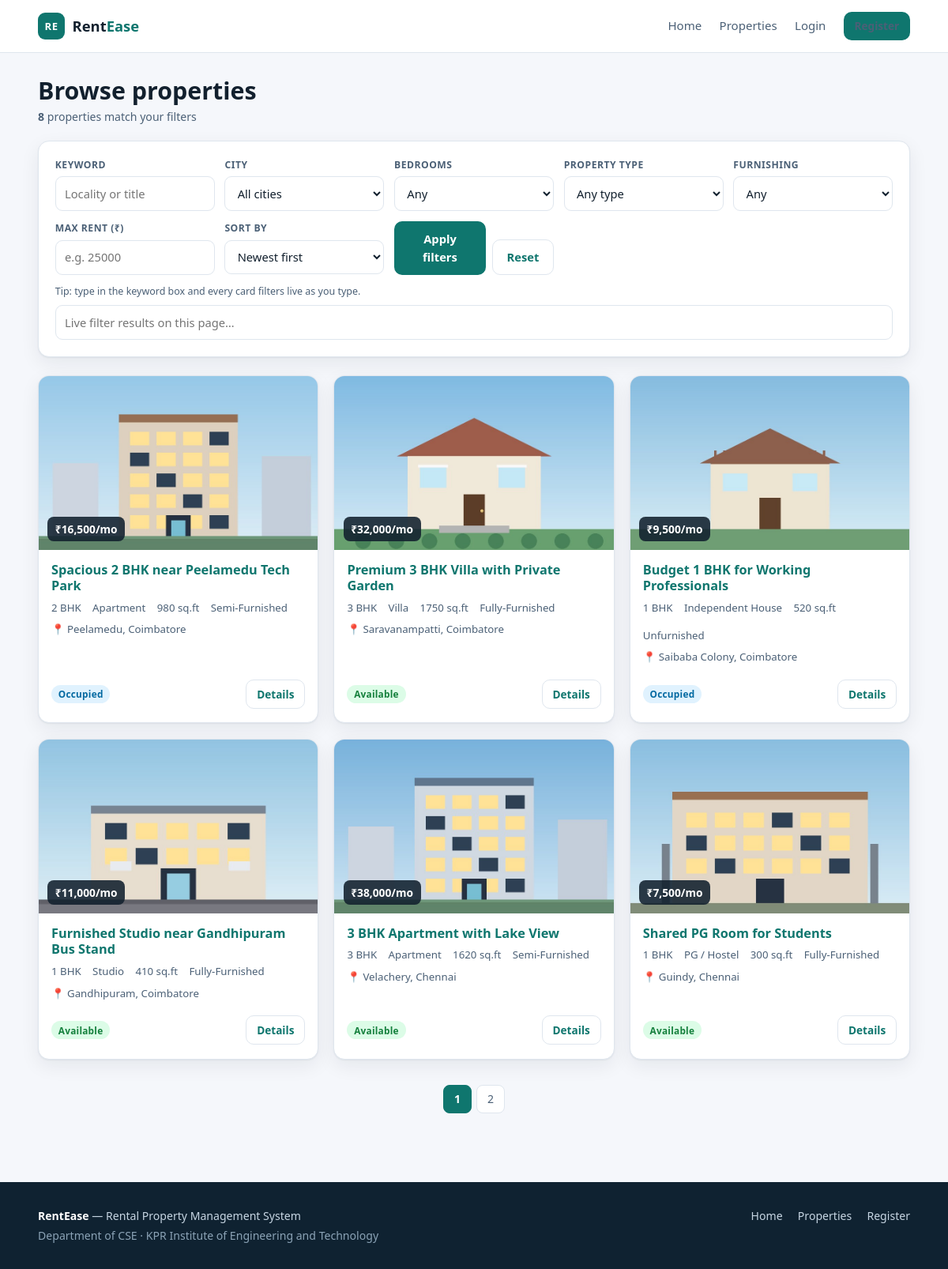
/properties.php, run on the app's committed database.
### tables this page shows
CREATE TABLE properties (
    property_id   INT AUTO_INCREMENT PRIMARY KEY,
    owner_id      INT NOT NULL,
    title         VARCHAR(120) NOT NULL,
    description   TEXT,
    property_type ENUM('Apartment','Independent House','Villa','PG / Hostel','Studio') NOT NULL,
    bhk           TINYINT NOT NULL,
    city          VARCHAR(60) NOT NULL,
    locality      VARCHAR(80) NOT NULL,
    address       VARCHAR(200) NOT NULL,
    rent_amount   DECIMAL(10,2) NOT NULL,
    deposit       DECIMAL(10,2) NOT NULL DEFAULT 0,
    area_sqft     INT NOT NULL,
    furnishing    ENUM('Unfurnished','Semi-Furnished','Fully-Furnished') NOT NULL,
    available_from DATE NOT NULL,
    status        ENUM('available','occupied','inactive') NOT NULL DEFAULT 'available',
    cover_image   VARCHAR(200),
    created_at    TIMESTAMP DEFAULT CURRENT_TIMESTAMP,
    CONSTRAINT fk_prop_owner FOREIGN KEY (owner_id)
        REFERENCES users(user_id) ON DELETE CASCADE,
    INDEX idx_city     (city),
    INDEX idx_rent     (rent_amount),
    INDEX idx_bhk      (bhk),
    INDEX idx_status   (status)
);

### config/db.php (called while the page is built, shortened)
<?php
function db(): PDO
{
    static $pdo = null;
    if ($pdo instanceof PDO) {
        return $pdo;
    }
    if (USE_MYSQL) {
        try {
            $dsn = sprintf('mysql:host=%s;port=%d;dbname=%s;charset=utf8mb4',
                DB_HOST, DB_PORT, DB_NAME);
            $pdo = new PDO($dsn, DB_USER, DB_PASS, [
                PDO::ATTR_ERRMODE            => PDO::ERRMODE_EXCEPTION,
                PDO::ATTR_DEFAULT_FETCH_MODE => PDO::FETCH_ASSOC,
                PDO::ATTR_EMULATE_PREPARES   => false,
            ]);
            return $pdo;
        } catch (PDOException $e) {
        }
    }
    $pdo = sqlite_connect();
    return $pdo;
}

### includes/functions.php (called while the page is built, shortened)
<?php
require_once __DIR__ . '/../config/db.php';
function e(?string $value): string
{
    return htmlspecialchars((string) $value, ENT_QUOTES, 'UTF-8');
}
function money(float|string $amount): string
{
    return '₹' . number_format((float) $amount, 0, '.', ',');
}
function status_class(string $status): string
{
    return match ($status) {
        'available', 'approved', 'resolved' => 'chip chip-green',
        'occupied', 'in-progress'           => 'chip chip-blue',
        'pending', 'open'                   => 'chip chip-amber',
        'rejected', 'inactive'              => 'chip chip-red',
        default                             => 'chip',
    };
}

### properties.php (the view, shortened to what this page needs)
<?php
require_once __DIR__ . '/includes/functions.php';
$q         = trim($_GET['q'] ?? '');
$maxRent   = trim($_GET['max_rent'] ?? '');
$sort      = $_GET['sort'] ?? 'newest';
$page      = max(1, (int) ($_GET['page'] ?? 1));
$where  = ['p.status <> "inactive"'];
$params = [];
$orderBy = match ($sort) {
    'rent_asc'  => 'p.rent_amount ASC',
    'rent_desc' => 'p.rent_amount DESC',
    'area_desc' => 'p.area_sqft DESC',
    default     => 'p.created_at DESC',
};
$sqlWhere = 'WHERE ' . implode(' AND ', $where);
$cnt = db()->prepare("SELECT COUNT(*) FROM properties p $sqlWhere");
$cnt->execute($params);
$total = (int) $cnt->fetchColumn();
$pages = max(1, (int) ceil($total / PER_PAGE));
$page  = min($page, $pages);
$offset = ($page - 1) * PER_PAGE;
$stmt = db()->prepare(
    "SELECT p.*, u.full_name AS owner_name
       FROM properties p
       JOIN users u ON u.user_id = p.owner_id
      $sqlWhere
      ORDER BY $orderBy
      LIMIT " . PER_PAGE . " OFFSET $offset"
);
$stmt->execute($params);
$rows = $stmt->fetchAll();
require __DIR__ . '/includes/header.php';
?>
<section class="section" style="padding-top:1.8rem">
  <div class="wrap">
    <div class="section-head">
      <div>
        <h1 style="margin-bottom:.2rem">Browse properties</h1>
        <p class="muted" style="margin:0">
          <strong id="filterCount"><?= $total ?></strong> propert<?= $total === 1 ? 'y' : 'ies' ?>
          match<?= $total === 1 ? 'es' : '' ?> your filters
        </p>
      </div>
    </div>
    <form class="panel" method="get" action="properties.php" style="margin-bottom:1.4rem">
      <div class="form-grid" style="grid-template-columns:repeat(auto-fit,minmax(170px,1fr));gap:.8rem">
        <div class="field">
          <label for="q">Keyword</label>
          <input type="search" id="q" name="q" value="<?= e($q) ?>" placeholder="Locality or title">
        </div>
        <div class="field">
          <label for="city">City</label>
          <select id="city" name="city">
            <option value="">All cities</option>
          </select>
        </div>
        <div class="field">
          <label for="bhk">Bedrooms</label>
          <select id="bhk" name="bhk">
            <option value="">Any</option>
          </select>
        </div>
        <div class="field">
          <label for="type">Property type</label>
          <select id="type" name="type">
            <option value="">Any type</option>
          </select>
        </div>
        <div class="field">
          <label for="furnishing">Furnishing</label>
          <select id="furnishing" name="furnishing">
            <option value="">Any</option>
          </select>
        </div>
        <div class="field">
          <label for="max_rent">Max rent (₹)</label>
          <input type="number" id="max_rent" name="max_rent" min="0" step="500"
                 value="<?= e($maxRent) ?>" placeholder="e.g. 25000">
        </div>
        <div class="field">
          <label for="sort">Sort by</label>
          <select id="sort" name="sort">
            <option value="newest"     <?= $sort === 'newest'    ? 'selected' : '' ?>>Newest first</option>
          </select>
        </div>
        <div class="field" style="display:flex;gap:.5rem;align-items:flex-end">
          <button class="btn" type="submit">Apply filters</button>
          <a class="btn btn-ghost" href="properties.php">Reset</a>
        </div>
      </div>
      <p class="hint" style="margin:.7rem 0 0">
        Tip: type in the keyword box and every card filters live as you type.
      </p>
      <input type="search" id="liveFilter" placeholder="Live filter results on this page…"
             style="margin-top:.5rem">
    </form>
    <?php if (!$rows): ?>
      <div class="panel empty">
        <strong>No properties matched</strong>
        Try widening the budget, clearing the city filter or searching a different locality.
      </div>
    <?php else: ?>
      <div class="cards">
        <?php foreach ($rows as $p): ?>
          <article class="prop-card"
                   data-search="<?= e($p['title'] . ' ' . $p['locality'] . ' ' . $p['city'] . ' ' . $p['property_type']) ?>">
            <div class="prop-thumb">
              <img src="<?= e($p['cover_image']) ?>" alt="<?= e($p['title']) ?>">
              <span class="price-tag"><?= money($p['rent_amount']) ?>/mo</span>
            </div>
            <div class="prop-body">
              <h3><a href="property.php?id=<?= (int) $p['property_id'] ?>"><?= e($p['title']) ?></a></h3>
              <div class="prop-meta">
                <span><?= (int) $p['bhk'] ?> BHK</span>
                <span><?= e($p['property_type']) ?></span>
                <span><?= (int) $p['area_sqft'] ?> sq.ft</span>
                <span><?= e($p['furnishing']) ?></span>
              </div>
              <div class="prop-meta">
                <span>📍 <?= e($p['locality']) ?>, <?= e($p['city']) ?></span>
              </div>
              <div class="prop-foot">
                <span class="<?= status_class($p['status']) ?>"><?= e($p['status']) ?></span>
                <a class="btn btn-ghost btn-sm" href="property.php?id=<?= (int) $p['property_id'] ?>">Details</a>
              </div>
            </div>
          </article>
        <?php endforeach; ?>
      </div>
      <?php if ($pages > 1): ?>
        <nav class="pager">
          <?php
          $qs = $_GET;
          for ($i = 1; $i <= $pages; $i++):
              $qs['page'] = $i;
          ?>
            <?php if ($i === $page): ?>
              <span class="on"><?= $i ?></span>
            <?php else: ?>
              <a href="properties.php?<?= e(http_build_query($qs)) ?>"><?= $i ?></a>
            <?php endif; ?>
          <?php endfor; ?>
        </nav>
      <?php endif; ?>
    <?php endif; ?>
  </div>
</section>
<?php require __DIR__ . '/includes/footer.php'; ?>

### assets/css/style.css (style rules this page uses)
:root { --ink:#12202e; --ink-soft:#4b6076; --line:#dfe6ee; --bg:#f5f7fb; --card:#ffffff; --brand:#0f766e; --brand-dark:#0b5c56; --brand-tint:#e6f4f2; --amber:#b45309; --red:#b91c1c; --green:#15803d; --shadow:0 1px 2px rgba(18,32,46,.06), 0 8px 24px rgba(18,32,46,.07); --radius:14px; }
* { box-sizing:border-box }
body { margin:0; font-family:"Segoe UI", Roboto, "Helvetica Neue", Arial, sans-serif; font-size:15px; line-height:1.55; color:var(--ink); background:var(--bg); }
a { color:var(--brand);text-decoration:none }
h1,h2,h3 { line-height:1.25;margin:0 0 .6em }
h1 { font-size:1.9rem }
h3 { font-size:1.05rem }
p { margin:0 0 1em }
.muted { color:var(--ink-soft);font-size:.88rem }
.wrap { width:min(1140px, 92vw);margin-inline:auto }
.btn { display:inline-flex;align-items:center;justify-content:center;gap:.4rem; padding:.62rem 1.1rem;border:1px solid transparent;border-radius:10px; font:inherit;font-weight:600;font-size:.92rem;cursor:pointer; background:var(--brand);color:#fff;transition:background .15s ease, transform .05s ease; }
.btn-sm { padding:.42rem .8rem;font-size:.85rem }
.btn-ghost { background:transparent;color:var(--brand);border-color:var(--line) }
.field label { display:block;font-size:.76rem;font-weight:700;text-transform:uppercase; letter-spacing:.04em;color:var(--ink-soft);margin-bottom:.3rem }
input[type=text],input[type=email],input[type=password],input[type=tel], input[type=number],input[type=date],input[type=search],select,textarea { width:100%;padding:.6rem .7rem;border:1px solid var(--line);border-radius:9px; font:inherit;font-size:.92rem;color:var(--ink);background:#fff; }
.form-grid { display:grid;grid-template-columns:1fr 1fr;gap:1rem }
.hint { font-size:.78rem;color:var(--ink-soft);margin-top:.25rem }
.section { padding:2.4rem 0 }
.section-head { display:flex;align-items:baseline;justify-content:space-between; gap:1rem;margin-bottom:1.2rem;flex-wrap:wrap }
.cards { display:grid;grid-template-columns:repeat(auto-fill,minmax(280px,1fr));gap:1.2rem }
.prop-card { background:var(--card);border:1px solid var(--line);border-radius:var(--radius); overflow:hidden;display:flex;flex-direction:column;box-shadow:var(--shadow); transition:transform .16s ease, box-shadow .16s ease; }
.prop-thumb { position:relative;aspect-ratio:16/10;background:#dbe5ee;overflow:hidden }
.prop-thumb img { width:100%;height:100%;object-fit:cover;display:block }
.prop-thumb .price-tag { position:absolute;left:.7rem;bottom:.7rem;background:rgba(18,32,46,.88);color:#fff; padding:.3rem .6rem;border-radius:8px;font-size:.86rem;font-weight:700; }
.prop-body { padding:.9rem 1rem 1.1rem;display:flex;flex-direction:column;gap:.45rem;flex:1 }
.prop-body h3 { margin:0;font-size:1.02rem }
.prop-meta { display:flex;gap:.9rem;flex-wrap:wrap;font-size:.83rem;color:var(--ink-soft) }
.prop-foot { margin-top:auto;padding-top:.7rem;display:flex;justify-content:space-between;align-items:center }
.chip { display:inline-block;padding:.16rem .55rem;border-radius:999px;font-size:.74rem; font-weight:700;letter-spacing:.02em;background:#eef2f7;color:var(--ink-soft);text-transform:capitalize }
.chip-green { background:#dcfce7;color:var(--green) }
.chip-blue { background:#e0f2fe;color:#0369a1 }
.panel { background:var(--card);border:1px solid var(--line);border-radius:var(--radius); padding:1.3rem;box-shadow:var(--shadow);margin-bottom:1.6rem }
.pager { display:flex;gap:.4rem;justify-content:center;margin:2rem 0 0 }
.pager a,.pager span { padding:.4rem .8rem;border:1px solid var(--line);border-radius:8px; background:#fff;font-size:.88rem;color:var(--ink-soft) }
.pager .on { background:var(--brand);border-color:var(--brand);color:#fff;font-weight:700 }

### data on the page
properties: cover_image (picture), rent_amount "₹16,500", title "Spacious 2 BHK near Peelamedu Tech Park", bhk "2", property_type "Apartment", area_sqft "980", furnishing "Semi-Furnished", locality "Peelamedu", city "Coimbatore", status "Occupied"
properties: cover_image (picture), rent_amount "₹32,000", title "Premium 3 BHK Villa with Private Garden", bhk "3", property_type "Villa", area_sqft "1750", furnishing "Fully-Furnished", locality "Saravanampatti", city "Coimbatore", status "Available"
properties: cover_image (picture), rent_amount "₹9,500", title "Budget 1 BHK for Working Professionals", bhk "1", property_type "Independent House", area_sqft "520", furnishing "Unfurnished", locality "Saibaba Colony", city "Coimbatore", status "Occupied"
properties: cover_image (picture), rent_amount "₹11,000", title "Furnished Studio near Gandhipuram Bus Stand", bhk "1", property_type "Studio", area_sqft "410", furnishing "Fully-Furnished", locality "Gandhipuram", city "Coimbatore", status "Available"
properties: cover_image (picture), rent_amount "₹38,000", title "3 BHK Apartment with Lake View", bhk "3", property_type "Apartment", area_sqft "1620", furnishing "Semi-Furnished", locality "Velachery", city "Chennai", status "Available"
properties: cover_image (picture), rent_amount "₹7,500", title "Shared PG Room for Students", bhk "1", property_type "PG / Hostel", area_sqft "300", furnishing "Fully-Furnished", locality "Guindy", city "Chennai", status "Available"

### other printed values
$total "8"
